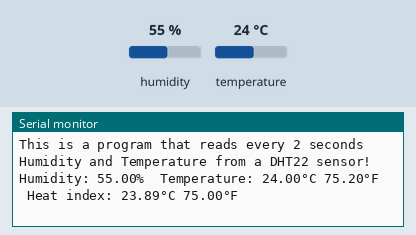
This sketch was run on a simulated Arduino Nano, built with avr-gcc and run on an emulated ATmega328P. Shown: the last lines printed to the serial monitor. The inputs (shaded band) are chosen by the test bench; at power-on: humidity 55 %, temperature 24 °C.

Above: at 2.2 s.
2.3 s: humidity set to 22 %
At 3.8 s:
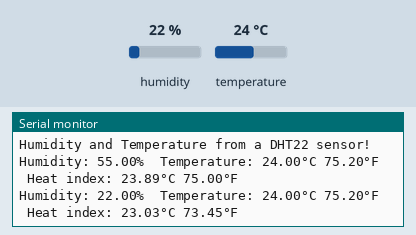
5.0 s: temperature set to 12 °C
At 5.7 s:
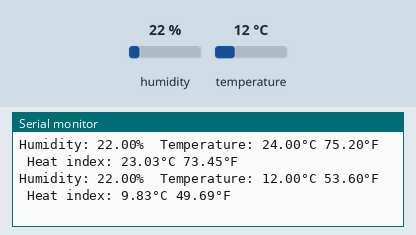
7.7 s: humidity set to 40 %
At 10.5 s:
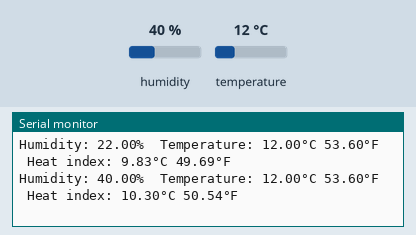
Timing chart, 0 to 12.0 s (numbered marks = the images above; inputs shaded):
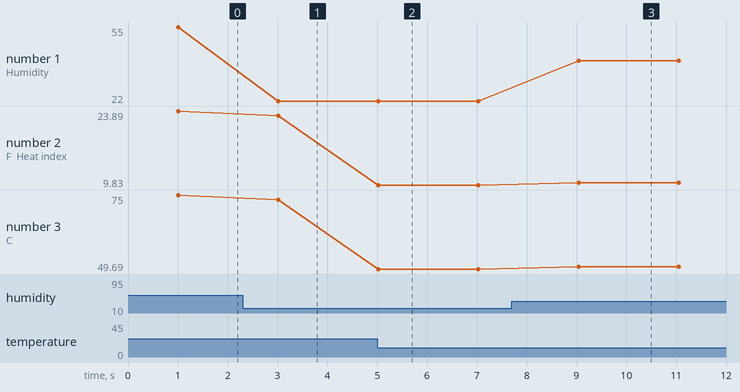

Measured:
- after the input at 2.3 s, the serial monitor: prints a new line after 0.72 s (image 1)
- after the input at 5.0 s, the serial monitor: prints a new line at once (image 2)
- after the input at 7.7 s, the serial monitor: prints a new line after 1.3 s (image 3)
- plotted number 1: 22 → 40 after the input at 7.7 s
- plotted number 2: 23.89 → 23.03 after the input at 2.3 s, 23.03 → 9.83 after the input at 5.0 s, 9.83 → 10.3 after the input at 7.7 s
- plotted number 3: 75 → 73.45 after the input at 2.3 s, 73.45 → 49.69 after the input at 5.0 s, 49.69 → 50.54 after the input at 7.7 s

The sketch:

DHT_Sensor_Example.ino
```cpp
// Description:
// this is a simple Arduino project which uses a DHT22 temperature/humidity
// sensor to read temperature and humidity; temperature and humidity
// are sent to the host PC via the serial connection and displayed in
// a terminal; this is essentially the "test" example that comes with the
// library that you need to download from:
// https://www.arduino.cc/reference/en/libraries/dht-sensor-library/

// Notes:
// remember, before verify/compile and upload, to first:
// 1) select your actual Arduino board: Tools->Board->Make-Your-Selection
// 2) check-mark the right COM port: Tools->Port->Make-Your-Selection

// HW Connections:
// we'll use digital pin 11 of the Arduino Nano 33 BLE Sense to connect
// to pin DTA of the DHT22 sensor, like in this diagram:
//  ________________
// |                |
// |  DHT22 Sensor  | Front view (see thru) of DHT22 sensor
// |  1   2   3  4  |
// | VDD DTA NC GND |
//  ----------------
//   |   |   |   |
//   |   |   |   |
//               ^is connected to a GND pin of Arduino
//           ^is left disconnected (i.e., Not-Connected)
//       ^is connected to digital pin 11 of Nano 33 BLE Sense board
//   ^is connected to VDD of Arduino

#include <DHT.h>

#define DHTPIN 11 // Digital pin connected to the DHT sensor
#define DHTTYPE DHT22 // DHT 22

// initialize DHT sensor;
DHT dht(DHTPIN, DHTTYPE);

void setup()
{
  // create serial connection;
  Serial.begin(115200);
  delay(1000);
  Serial.println("This is a program that reads every 2 seconds");
  Serial.println("Humidity and Temperature from a DHT22 sensor!");
  // initialize device;
  dht.begin();
}

void loop()
{
  // Reading temperature or humidity takes about 250 milliseconds!
  // Sensor readings may also be up to 2 seconds 'old' (its a very slow sensor)
  float h = dht.readHumidity();
  // Read temperature as Celsius (the default)
  float t = dht.readTemperature();
  // Read temperature as Fahrenheit (isFahrenheit = true)
  float f = dht.readTemperature(true);

  // Check if any reads failed and exit early (to try again).
  if (isnan(h) || isnan(t) || isnan(f)) {
    Serial.println(F("Failed to read from DHT sensor!"));
    return;
  }

  // Compute heat index in Fahrenheit (the default)
  float hif = dht.computeHeatIndex(f, h);
  // Compute heat index in Celsius (isFahreheit = false)
  float hic = dht.computeHeatIndex(t, h, false);

  Serial.print(F("Humidity: "));
  Serial.print(h);
  Serial.print(F("%  Temperature: "));
  Serial.print(t);
  Serial.print(F("°C "));
  Serial.print(f);
  Serial.print(F("°F  Heat index: "));
  Serial.print(hic);
  Serial.print(F("°C "));
  Serial.print(hif);
  Serial.println(F("°F"));

  // wait 2 seconds between measurements;
  delay(2000);
}
```
